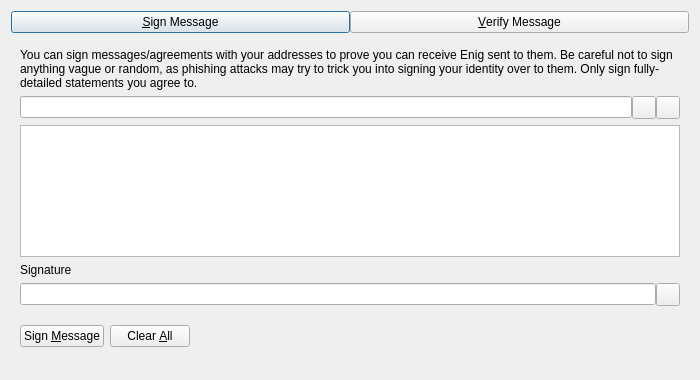
<?xml version="1.0" encoding="UTF-8"?>
<ui version="4.0">
 <class>SignVerifyMessageDialog</class>
 <widget class="QDialog" name="SignVerifyMessageDialog">
  <property name="geometry">
   <rect>
    <x>0</x>
    <y>0</y>
    <width>700</width>
    <height>380</height>
   </rect>
  </property>
  <property name="windowTitle">
   <string>Signatures - Sign / Verify a Message</string>
  </property>
  <property name="modal">
   <bool>true</bool>
  </property>
  <layout class="QVBoxLayout" name="verticalLayout">
   <item>
    <layout class="QHBoxLayout" name="horizontalLayout_Buttons_2">
     <property name="spacing">
      <number>0</number>
     </property>
     <property name="topMargin">
      <number>0</number>
     </property>
     <item>
      <widget class="QPushButton" name="btnSignMessage">
       <property name="text">
        <string>&amp;Sign Message</string>
       </property>
       <property name="checkable">
        <bool>true</bool>
       </property>
      </widget>
     </item>
     <item>
      <widget class="QPushButton" name="btnVerifyMessage">
       <property name="text">
        <string>&amp;Verify Message</string>
       </property>
       <property name="checkable">
        <bool>true</bool>
       </property>
      </widget>
     </item>
    </layout>
   </item>
   <item>
    <widget class="QStackedWidget" name="stackedWidgetSig">
     <property name="minimumSize">
      <size>
       <width>0</width>
       <height>0</height>
      </size>
     </property>
     <property name="currentIndex">
      <number>0</number>
     </property>
     <widget class="QWidget" name="pageSignMessage">
      <layout class="QVBoxLayout" name="verticalLayout_SM">
       <item>
        <widget class="QLabel" name="infoLabel_SM">
         <property name="text">
          <string>You can sign messages/agreements with your addresses to prove you can receive Enig sent to them. Be careful not to sign anything vague or random, as phishing attacks may try to trick you into signing your identity over to them. Only sign fully-detailed statements you agree to.</string>
         </property>
         <property name="textFormat">
          <enum>Qt::PlainText</enum>
         </property>
         <property name="wordWrap">
          <bool>true</bool>
         </property>
        </widget>
       </item>
       <item>
        <layout class="QHBoxLayout" name="horizontalLayout_1_SM">
         <property name="spacing">
          <number>0</number>
         </property>
         <item>
          <widget class="QValidatedLineEdit" name="addressIn_SM">
           <property name="toolTip">
            <string>The Enig address to sign the message with</string>
           </property>
          </widget>
         </item>
         <item>
          <widget class="QToolButton" name="addressBookButton_SM">
           <property name="toolTip">
            <string>Choose previously used address</string>
           </property>
           <property name="text">
            <string/>
           </property>
           <property name="shortcut">
            <string>Alt+A</string>
           </property>
          </widget>
         </item>
         <item>
          <widget class="QToolButton" name="pasteButton_SM">
           <property name="toolTip">
            <string>Paste address from clipboard</string>
           </property>
           <property name="text">
            <string/>
           </property>
           <property name="shortcut">
            <string>Alt+P</string>
           </property>
          </widget>
         </item>
        </layout>
       </item>
       <item>
        <widget class="QPlainTextEdit" name="messageIn_SM">
         <property name="toolTip">
          <string>Enter the message you want to sign here</string>
         </property>
        </widget>
       </item>
       <item>
        <widget class="QLabel" name="signatureLabel_SM">
         <property name="text">
          <string>Signature</string>
         </property>
         <property name="textFormat">
          <enum>Qt::PlainText</enum>
         </property>
        </widget>
       </item>
       <item>
        <layout class="QHBoxLayout" name="horizontalLayout_2_SM">
         <property name="spacing">
          <number>0</number>
         </property>
         <item>
          <widget class="QLineEdit" name="signatureOut_SM">
           <property name="readOnly">
            <bool>true</bool>
           </property>
          </widget>
         </item>
         <item>
          <widget class="QToolButton" name="copySignatureButton_SM">
           <property name="toolTip">
            <string>Copy the current signature to the system clipboard</string>
           </property>
           <property name="text">
            <string/>
           </property>
          </widget>
         </item>
        </layout>
       </item>
       <item>
        <layout class="QHBoxLayout" name="horizontalLayout_3_SM">
         <item>
          <widget class="QPushButton" name="signMessageButton_SM">
           <property name="toolTip">
            <string>Sign the message to prove you own this Enig address</string>
           </property>
           <property name="text">
            <string>Sign &amp;Message</string>
           </property>
           <property name="autoDefault">
            <bool>false</bool>
           </property>
          </widget>
         </item>
         <item>
          <widget class="QPushButton" name="clearButton_SM">
           <property name="toolTip">
            <string>Reset all sign message fields</string>
           </property>
           <property name="text">
            <string>Clear &amp;All</string>
           </property>
           <property name="autoDefault">
            <bool>false</bool>
           </property>
          </widget>
         </item>
         <item>
          <spacer name="horizontalSpacer_1_SM">
           <property name="orientation">
            <enum>Qt::Horizontal</enum>
           </property>
           <property name="sizeHint" stdset="0">
            <size>
             <width>40</width>
             <height>48</height>
            </size>
           </property>
          </spacer>
         </item>
         <item>
          <widget class="QLabel" name="statusLabel_SM">
           <property name="text">
            <string/>
           </property>
           <property name="wordWrap">
            <bool>true</bool>
           </property>
          </widget>
         </item>
         <item>
          <spacer name="horizontalSpacer_2_SM">
           <property name="orientation">
            <enum>Qt::Horizontal</enum>
           </property>
           <property name="sizeHint" stdset="0">
            <size>
             <width>40</width>
             <height>48</height>
            </size>
           </property>
          </spacer>
         </item>
        </layout>
       </item>
      </layout>
     </widget>
     <widget class="QWidget" name="pageVerifyMessage">
      <layout class="QVBoxLayout" name="verticalLayout_VM">
       <item>
        <widget class="QLabel" name="infoLabel_VM">
         <property name="text">
          <string>Enter the receiver's address, message (ensure you copy line breaks, spaces, tabs, etc. exactly) and signature below to verify the message. Be careful not to read more into the signature than what is in the signed message itself, to avoid being tricked by a man-in-the-middle attack. Note that this only proves the signing party receives with the address, it cannot prove sendership of any transaction!</string>
         </property>
         <property name="textFormat">
          <enum>Qt::PlainText</enum>
         </property>
         <property name="alignment">
          <set>Qt::AlignLeading|Qt::AlignLeft|Qt::AlignTop</set>
         </property>
         <property name="wordWrap">
          <bool>true</bool>
         </property>
        </widget>
       </item>
       <item>
        <layout class="QHBoxLayout" name="horizontalLayout_1_VM">
         <property name="spacing">
          <number>0</number>
         </property>
         <item>
          <widget class="QValidatedLineEdit" name="addressIn_VM">
           <property name="toolTip">
            <string>The Enig address the message was signed with</string>
           </property>
          </widget>
         </item>
         <item>
          <widget class="QToolButton" name="addressBookButton_VM">
           <property name="toolTip">
            <string>Choose previously used address</string>
           </property>
           <property name="text">
            <string/>
           </property>
           <property name="shortcut">
            <string>Alt+A</string>
           </property>
          </widget>
         </item>
        </layout>
       </item>
       <item>
        <widget class="QPlainTextEdit" name="messageIn_VM"/>
       </item>
       <item>
        <widget class="QValidatedLineEdit" name="signatureIn_VM"/>
       </item>
       <item>
        <layout class="QHBoxLayout" name="horizontalLayout_2_VM">
         <item>
          <widget class="QPushButton" name="verifyMessageButton_VM">
           <property name="toolTip">
            <string>Verify the message to ensure it was signed with the specified Enig address</string>
           </property>
           <property name="text">
            <string>Verify &amp;Message</string>
           </property>
           <property name="autoDefault">
            <bool>false</bool>
           </property>
          </widget>
         </item>
         <item>
          <widget class="QPushButton" name="clearButton_VM">
           <property name="toolTip">
            <string>Reset all verify message fields</string>
           </property>
           <property name="text">
            <string>Clear &amp;All</string>
           </property>
           <property name="autoDefault">
            <bool>false</bool>
           </property>
          </widget>
         </item>
         <item>
          <spacer name="horizontalSpacer_1_VM">
           <property name="orientation">
            <enum>Qt::Horizontal</enum>
           </property>
           <property name="sizeHint" stdset="0">
            <size>
             <width>40</width>
             <height>48</height>
            </size>
           </property>
          </spacer>
         </item>
         <item>
          <widget class="QLabel" name="statusLabel_VM">
           <property name="text">
            <string/>
           </property>
           <property name="wordWrap">
            <bool>true</bool>
           </property>
          </widget>
         </item>
         <item>
          <spacer name="horizontalSpacer_2_VM">
           <property name="orientation">
            <enum>Qt::Horizontal</enum>
           </property>
           <property name="sizeHint" stdset="0">
            <size>
             <width>40</width>
             <height>48</height>
            </size>
           </property>
          </spacer>
         </item>
        </layout>
       </item>
      </layout>
     </widget>
    </widget>
   </item>
  </layout>
 </widget>
 <customwidgets>
  <customwidget>
   <class>QValidatedLineEdit</class>
   <extends>QLineEdit</extends>
   <header>qt/qvalidatedlineedit.h</header>
  </customwidget>
 </customwidgets>
 <resources>
  <include location="../enig.qrc"/>
 </resources>
 <connections/>
</ui>
